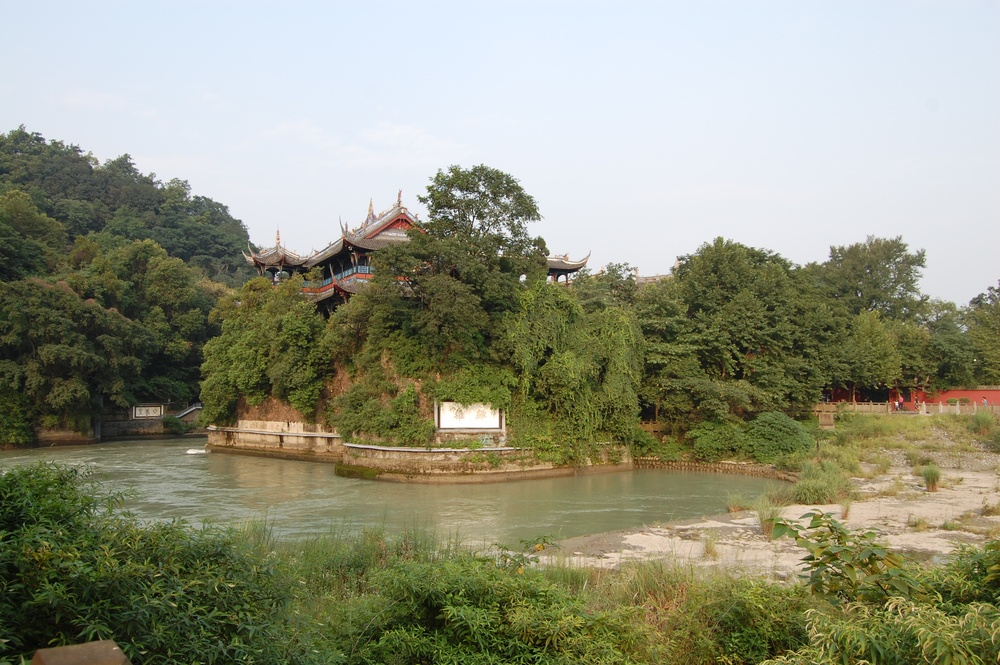
#> input picture OpenCVJupyter/images/3.jpg, 1000 x 665 px, shrunk from 3008 x 2000 before the run, given in place of the camera
$ jupyter execute opencv.ipynb   (shell and % lines are left out)   (older library calls are emulated)   (text cells are left out)
#> lines starting #> are read from the running program, lines starting #| are printed output that depends on the picture; after the words box and inside, x2 and y2 are one past the last pixel; in counts of white or black regions, pixels touching at a corner belong together
[cell 1]

from matplotlib import pyplot as plt
import numpy as np

[cell 2]
import cv2

[cell 3]
cv2. __version__

[cell 4]
camera = cv2.VideoCapture(0)
return_value, image = camera.read()
#> image is the input picture: shape (665, 1000, 3); mean B, G, R 124.2, 146, 144.6
cv2.imwrite('images/image.png', image)
del camera

print(return_value)
#| True

[cell 5]
img_bgr = cv2.imread('images/image.png',cv2.IMREAD_COLOR)

[cell 6]
plt.imshow(img_bgr, interpolation = 'bilinear')
#plt.xticks([]), plt.yticks([]);

[cell 7]
b,g,r = cv2.split(img_bgr)
img_rgb = cv2.merge([r,g,b])

[cell 8]
img_rgb = cv2.cvtColor(img_bgr, cv2.COLOR_BGR2RGB)

[cell 9]
plt.imshow(img_rgb)
plt.xticks([]), plt.yticks([]);

[cell 10]
def imshow(array, figsize=(15,9)):
    dim = len(array.shape)
    fig = plt.figure(figsize=figsize)
    if dim == 3:  # BGR-Image
        #array_rgb = cv2.cvtColor(array, cv2.COLOR_BGR2RGB)
        array_rgb = cv2.cvtColor(array, cv2.CV_32S)
        plt.xticks([]), plt.yticks([])
        return plt.imshow(array_rgb)
    elif dim == 2: # grayscale-Image
        array_gray = cv2.merge([array,array,array])
        plt.xticks([]), plt.yticks([])
        return plt.imshow(array_gray, cmap='gray')
    else:
        print("Image now supported:", dim)

[cell 11]
lion_gray = cv2.imread('images/1.jpg',cv2.IMREAD_GRAYSCALE)
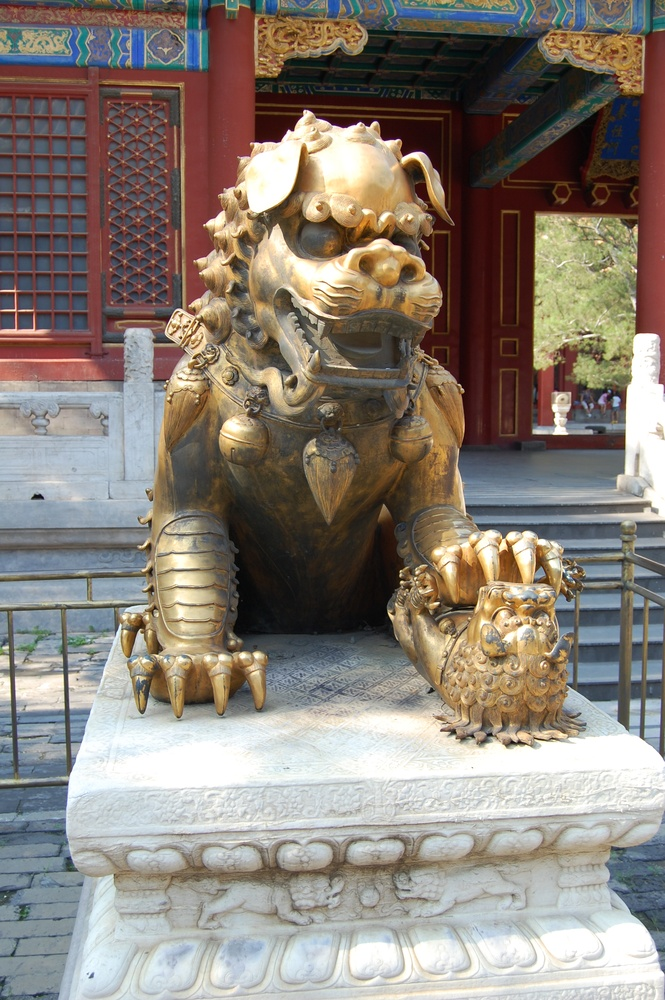
#> input picture OpenCVJupyter/images/1.jpg, 665 x 1000 px, shrunk from 2000 x 3008 before the run
#> lion_gray: shape (1000, 665); min 3, max 255, mean 130.2
imshow(lion_gray);

[cell 12]
lion_color = cv2.imread('images/1.jpg',cv2.IMREAD_COLOR)
#> lion_color is the input picture: shape (1000, 665, 3); mean B, G, R 119.7, 128.4, 137.7
imshow(lion_color, figsize=(20,10));

[cell 13]
r,g,b = cv2.split(lion_color)
#> r: shape (1000, 665)
#> g: shape (1000, 665)
#> b: shape (1000, 665)

[cell 14]
plt.figure(figsize=(30,10))
plt.subplot(1,3,1)
plt.title("Red Channel")
plt.imshow(r, cmap='gray')
plt.subplot(1,3,2)
plt.title("Green Channel")
plt.imshow(g, cmap='gray')
plt.subplot(1,3,3)
plt.title("Blue Channel")
plt.imshow(b, cmap='gray');

[cell 15]
people_color = cv2.imread('images/4.jpg',cv2.IMREAD_COLOR)
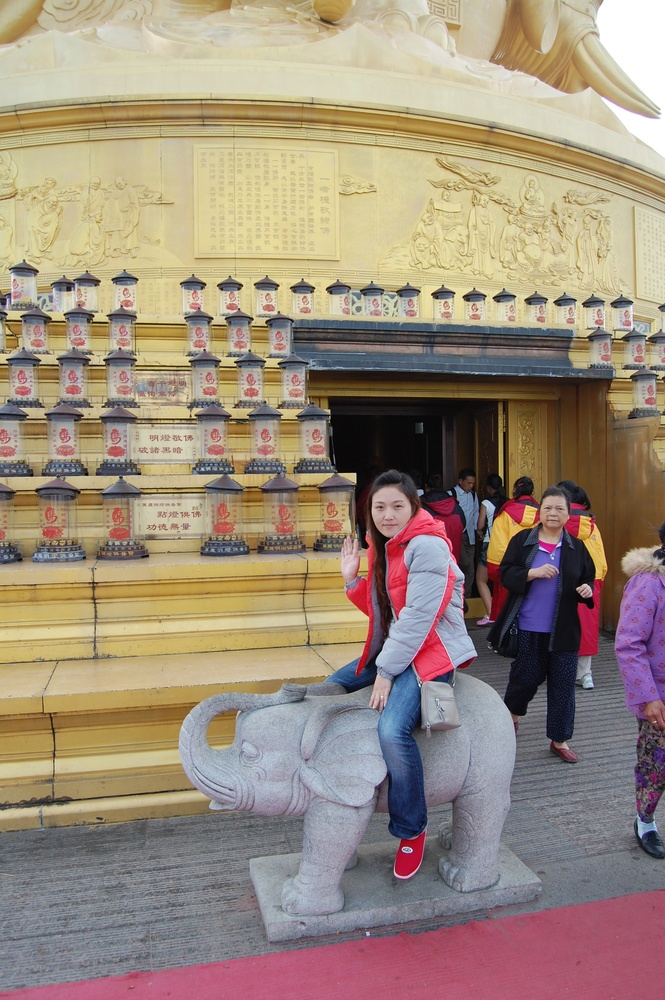
#> input picture OpenCVJupyter/images/4.jpg, 665 x 1000 px, shrunk from 2000 x 3008 before the run
#> people_color is the input picture: shape (1000, 665, 3); mean B, G, R 123.1, 140.1, 156.8
gray = cv2.cvtColor(people_color, cv2.COLOR_BGR2GRAY)
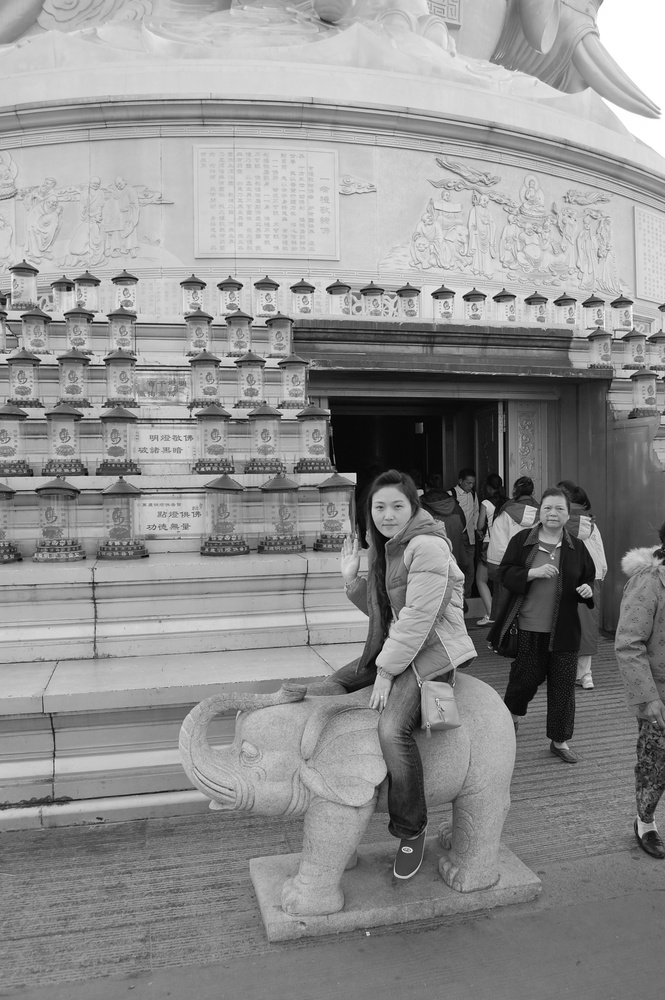
#> gray: shape (1000, 665); min 0, max 255, mean 143.2

[cell 16]
face_cascade = cv2.CascadeClassifier('haarcascades/haarcascade_frontalface_default.xml')

[cell 17]
faces = face_cascade.detectMultiScale(gray, scaleFactor=2.0, minNeighbors=5)
#> faces = [[365, 488, 48, 48]]
print(f"Detected {len(faces)} faces in image")
#| Detected 1 faces in image
for (x,y,w,h) in faces:
    cv2.rectangle(people_color,(x,y),(x+w,y+h),(255,0,0),16)
#> this loop made 1 pass
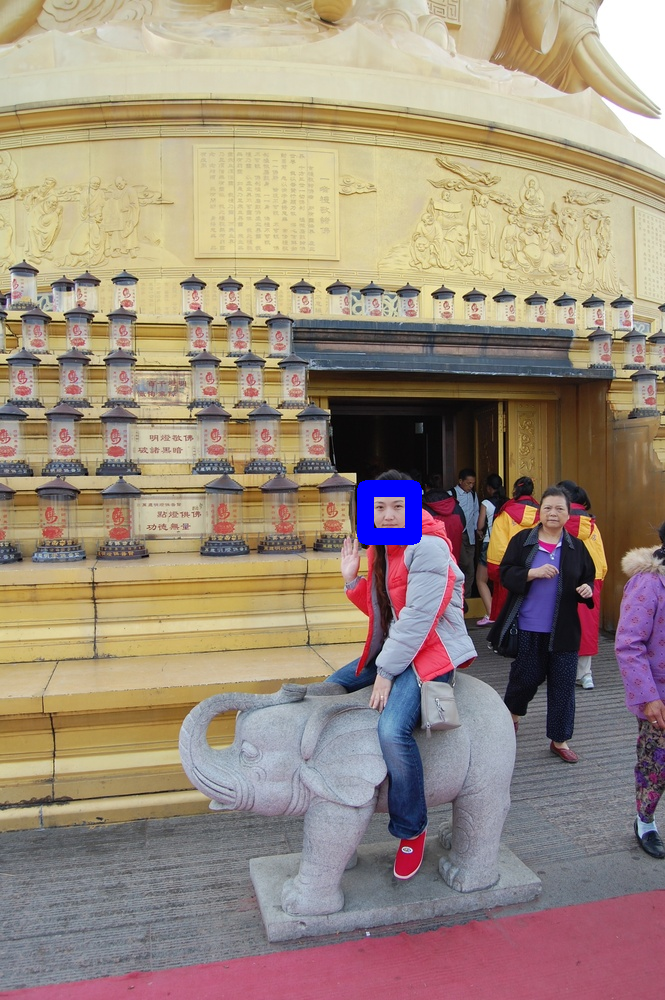
#> people_color: shape (1000, 665, 3); 0.48% of pixels changed, all inside (x1, y1, x2, y2) = (357, 480, 422, 545)
    #roi_gray = gray[y:y+h, x:x+w]
    #roi_color = people_color[y:y+h, x:x+w]

[cell 18]
imshow(people_color);

[cell 19]
scene = cv2.imread('images/2.jpg',cv2.IMREAD_GRAYSCALE)
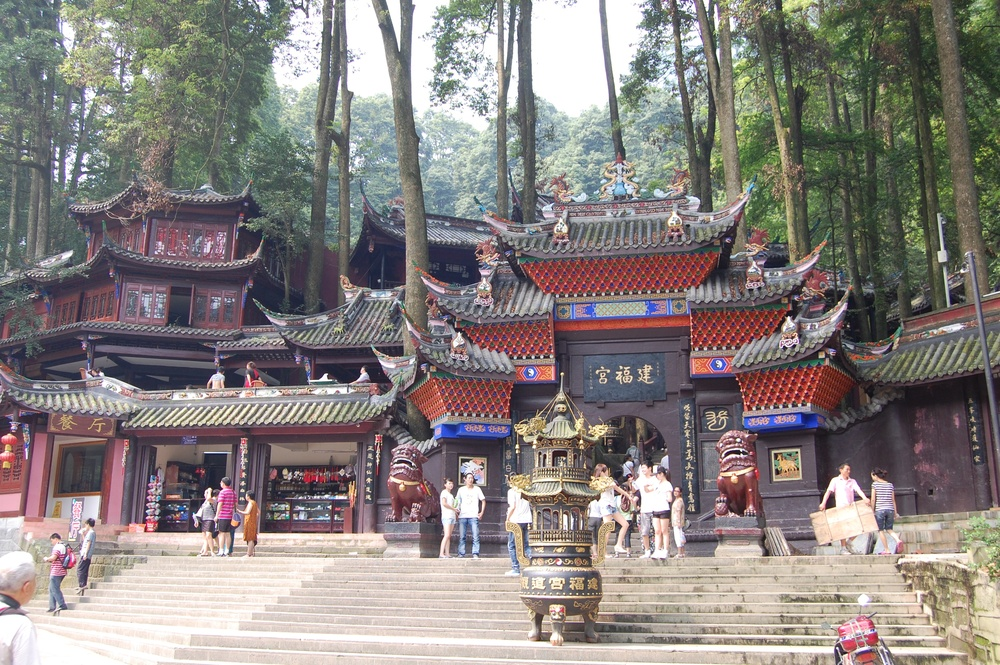
#> input picture OpenCVJupyter/images/2.jpg, 1000 x 665 px, shrunk from 3008 x 2000 before the run
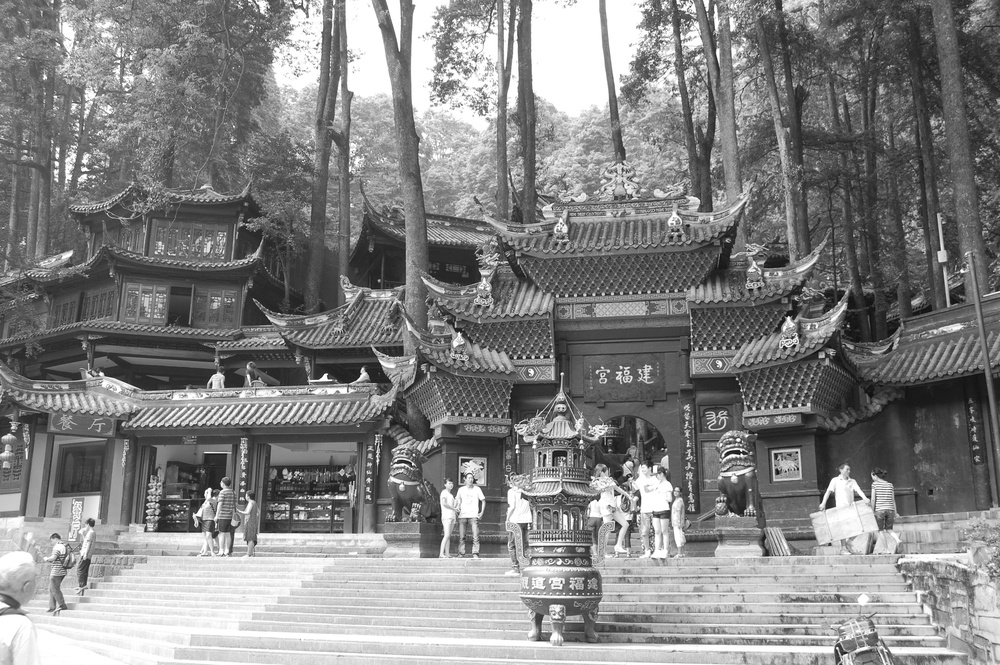
#> scene: shape (665, 1000); min 4, max 255, mean 131.5
imshow(scene, figsize=(9,6));

[cell 20]
scene_color = cv2.imread('images/2.jpg',cv2.IMREAD_COLOR)
#> scene_color is the input picture: shape (665, 1000, 3); mean B, G, R 126.8, 129.8, 136.5
imshow(scene_color, figsize=(9,6));

[cell 21]
sobelY = np.array(([-1, -2, -1],
                   [0, 0, 0],
                   [1, 2, 1]), dtype="int")
#> sobelY = [[-1, -2, -1], [0, 0, 0], [1, 2, 1]]

[cell 22]
scene_sobelY = cv2.filter2D(scene, -1, sobelY)  # 2. Parameter: Bit-Tiefe (8,16,32. Wenn negativ: gleich wie input)

[cell 23]
imshow(scene_sobelY, figsize=(9,6));

[cell 24]
blur7 = np.ones((7, 7), dtype="float") * (1.0 / (7 * 7))
blur21 = np.ones((21, 21), dtype="float") * (1.0 / (21 * 21))

[cell 25]
scene_blur7 = cv2.filter2D(scene_color, -1, blur7)
imshow(scene_blur7, figsize=(9,6));

[cell 26]
scene_blur21 = cv2.filter2D(scene_color, -1, blur21)
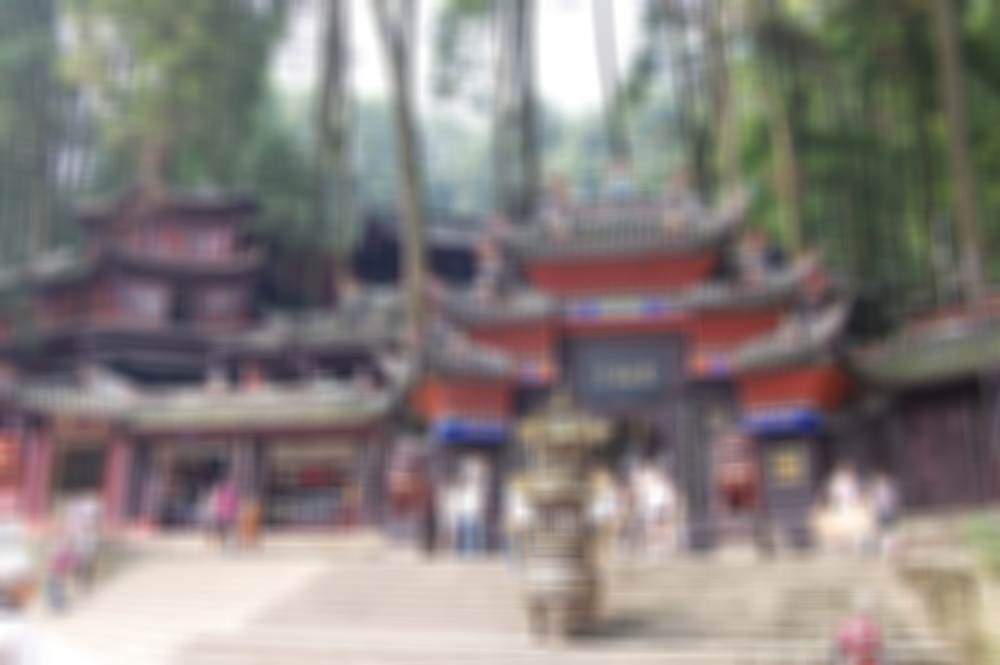
#> scene_blur21: shape (665, 1000, 3); mean B, G, R 126.8, 129.7, 136.5
imshow(scene_blur21, figsize=(9,6));
